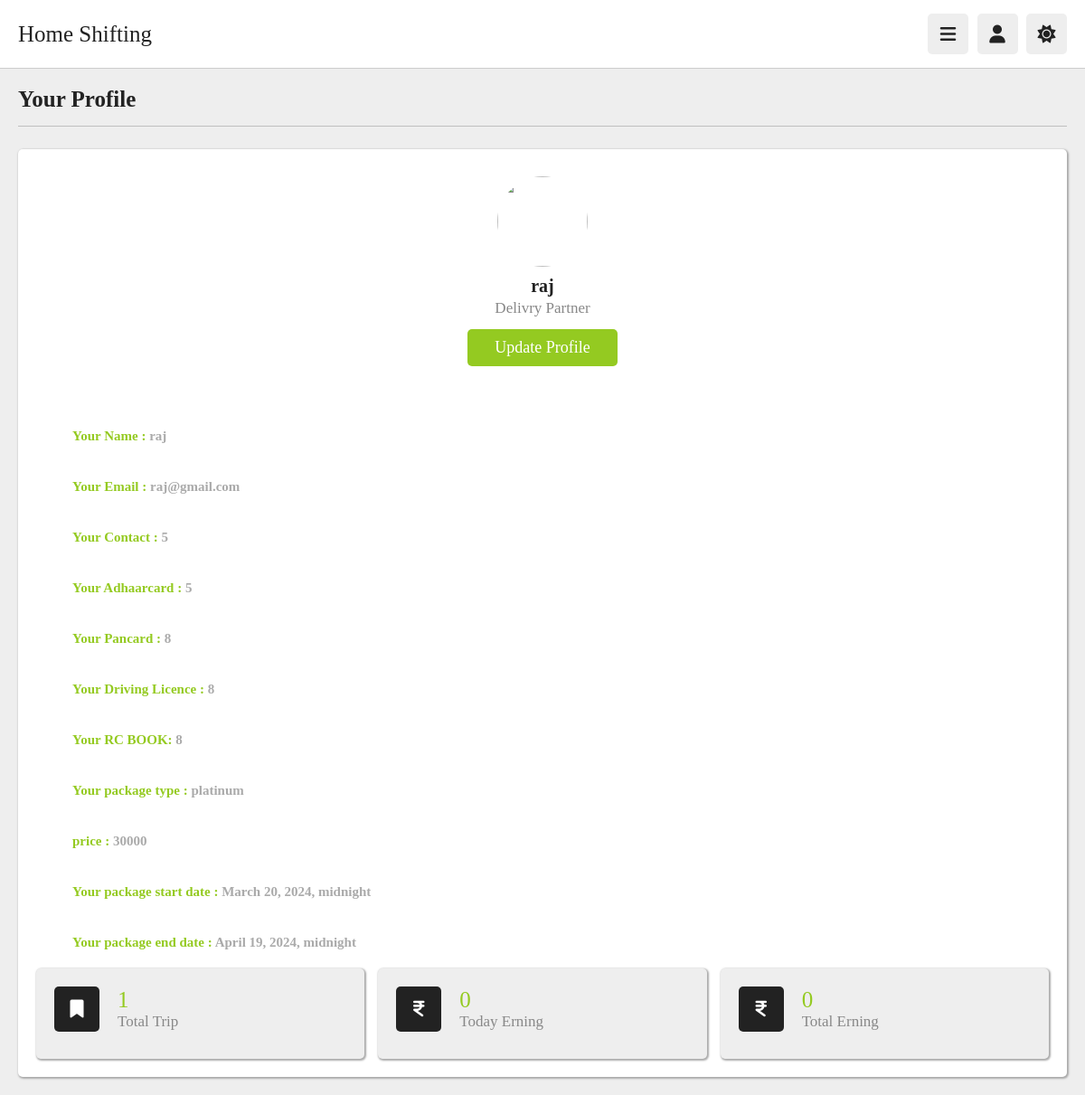
The page /partners/profile/ (signed in) on the database as committed earlier.
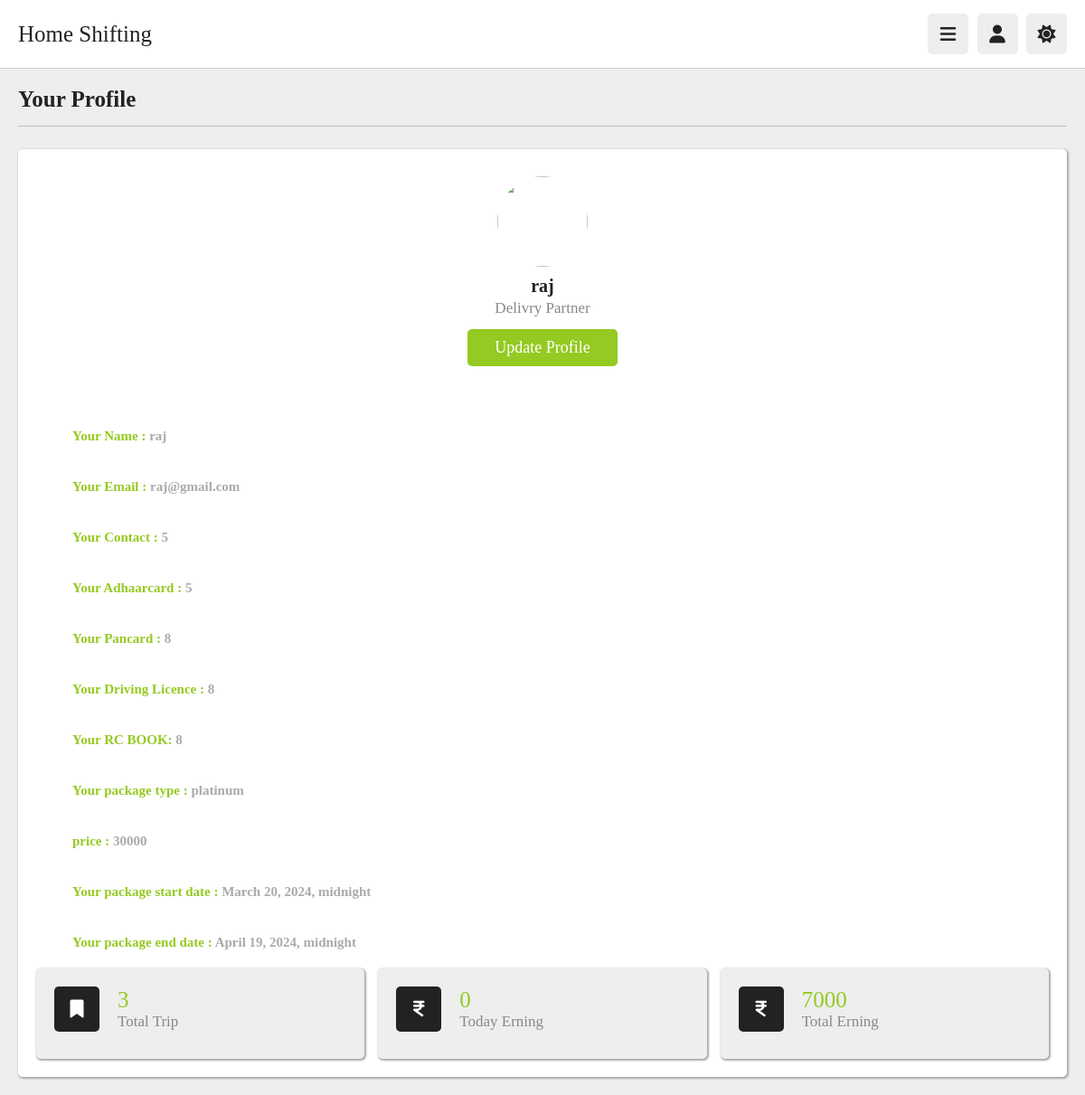
The same page on the database as committed later.
### myapp2/models.py (models this page shows, shortened)
class Rides(models.Model):
	truckpartner = models.ForeignKey(Truckpartner,on_delete = models.CASCADE, null = True)
	total_trip = models.PositiveIntegerField(default = 0 , null = True)
	start_time = models.DateTimeField(null = True)
	expiry_time = models.DateTimeField(null = True)
	today_earning = models.PositiveBigIntegerField(default = 0, null = True)
	total_earning = models.PositiveBigIntegerField(default = 0, null = True)

### myapp2/views.py (the view)
# urls.py: path('profile/',views.profile,name='profile'),
def profile(request):
    truckpartner = Truckpartner.objects.get(t_email = request.session['temail'])
    ride = Rides.objects.get(truckpartner = truckpartner)
    current_datetime = timezone.now()
    if current_datetime >= ride.expiry_time:
        ride.today_earning = 0
        ride.save()
    print(ride.today_earning)
    return render(request,'profile.html',{"truckpartner":truckpartner , 'ride':ride})

### myapp2/templates/profile.html
{% extends 'header.html' %}
{% load static %}
{% block content %}
<section class="user-profile"  >
   <h1 class="heading">your profile</h1>
   <div class="info" style="box-shadow: 1px 1px 2px 1px #aaaaaa;">
      <div class="user">
         <img src="{{request.session.tpicture}}" alt="">
         <h3>{{request.session.tname}}</h3>
         <p>Delivry Partner</p>
         <a href="{% url 'update' %}" class="inline-btn">update profile</a>
      </div>
      <div class="box" >
         <h2 style="color: #94CA21; padding-top: 39px; padding-left: 40px;">Your Name : <span style="color:#aaaaaa;">{{truckpartner.t_name}}</span></h2>
         <h2 style="color: #94CA21; padding-top: 39px; padding-left: 40px;">Your Email : <span style="color:#aaaaaa;">{{truckpartner.t_email}}</span></h2>
         <h2 style="color: #94CA21; padding-top: 39px; padding-left: 40px;">Your Contact : <span style="color:#aaaaaa;">{{truckpartner.t_contact}}</span></h2>
         <h2 style="color: #94CA21; padding-top: 39px; padding-left: 40px;">Your Adhaarcard : <span style="color:#aaaaaa;">{{truckpartner.t_aadharcard_details}}</span></h2>
         <h2 style="color: #94CA21; padding-top: 39px; padding-left: 40px;">Your Pancard : <span style="color:#aaaaaa;">{{truckpartner.t_pancard_details}}</span></h2>
         <h2 style="color: #94CA21; padding-top: 39px; padding-left: 40px;">Your Driving Licence : <span style="color:#aaaaaa;">{{truckpartner.t_drivinglicence_details}}</span></h2>
         <h2 style="color: #94CA21; padding-top: 39px; padding-left: 40px;">Your RC BOOK: <span style="color:#aaaaaa;">{{truckpartner.t_rcnumber}}</span></h2>
         <h2 style="color: #94CA21; padding-top: 39px; padding-left: 40px;">Your package type : <span style="color:#aaaaaa;">{{truckpartner.package_type}}</span></h2>
         <h2 style="color: #94CA21; padding-top: 39px; padding-left: 40px;">price : <span style="color:#aaaaaa;">{{truckpartner.price}}</span></h2>
         <h2 style="color: #94CA21; padding-top: 39px; padding-left: 40px;">Your package start date : <span style="color:#aaaaaa;">{{truckpartner.start_date}}</span></h2>
         <h2 style="color: #94CA21; padding-top: 39px; padding-left: 40px;">Your package end date : <span style="color:#aaaaaa;">{{truckpartner.end_date}}</span></h2>
      </div>
      <div class="box-container" style="margin-top: 20px;">
         <div class="box" style="box-shadow: 1px 1px 2px 1px #aaaaaa;">
            <div class="flex">
               <i class="fas fa-bookmark"></i>
               <div>
                  <span>{{ride.total_trip}}</span>
                  <p>Total Trip</p>
               </div>
            </div>
         </div>
         <div class="box" style="box-shadow: 1px 1px 2px 1px #aaaaaa;"  >
            <div class="flex">
               <i class="fa-solid fa-indian-rupee-sign"></i>
               <div>
                  <span>{{ride.today_earning}}</span>
                  <p>Today Erning</p>
               </div>
            </div>
         </div>
         <div class="box" style="box-shadow: 1px 1px 2px 1px #aaaaaa;">
            <div class="flex">
               <i class="fa-solid fa-indian-rupee-sign"></i>
               <div>
                  <span>{{ride.total_earning}}</span>
                  <p>Total Erning</p>
               </div>
            </div>
         </div>
      </div>
   </div>
</section>
{% endblock %}

Rows that differ between the two databases and show on the page:
changed Rides: total_trip "1" → "3"; total_earning "0" → "7000"
